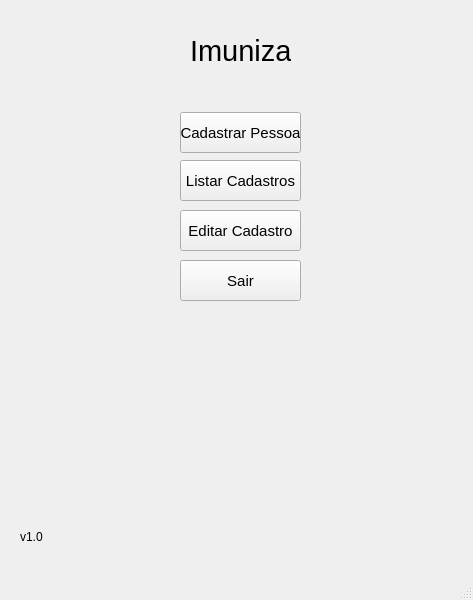
<?xml version="1.0" encoding="UTF-8"?>
<ui version="4.0">
 <class>MainWindow</class>
 <widget class="QMainWindow" name="MainWindow">
  <property name="geometry">
   <rect>
    <x>0</x>
    <y>0</y>
    <width>473</width>
    <height>600</height>
   </rect>
  </property>
  <property name="windowTitle">
   <string>MainWindow</string>
  </property>
  <widget class="QWidget" name="centralwidget">
   <widget class="QPushButton" name="botaoCadastrar">
    <property name="geometry">
     <rect>
      <x>180</x>
      <y>112</y>
      <width>121</width>
      <height>41</height>
     </rect>
    </property>
    <property name="font">
     <font>
      <pointsize>11</pointsize>
     </font>
    </property>
    <property name="text">
     <string>Cadastrar Pessoa</string>
    </property>
   </widget>
   <widget class="QPushButton" name="botaoListar">
    <property name="geometry">
     <rect>
      <x>180</x>
      <y>160</y>
      <width>121</width>
      <height>41</height>
     </rect>
    </property>
    <property name="font">
     <font>
      <pointsize>11</pointsize>
     </font>
    </property>
    <property name="text">
     <string>Listar Cadastros</string>
    </property>
   </widget>
   <widget class="QPushButton" name="botaoEditar">
    <property name="geometry">
     <rect>
      <x>180</x>
      <y>210</y>
      <width>121</width>
      <height>41</height>
     </rect>
    </property>
    <property name="font">
     <font>
      <pointsize>11</pointsize>
     </font>
    </property>
    <property name="text">
     <string>Editar Cadastro</string>
    </property>
   </widget>
   <widget class="QPushButton" name="pushSair">
    <property name="geometry">
     <rect>
      <x>180</x>
      <y>260</y>
      <width>121</width>
      <height>41</height>
     </rect>
    </property>
    <property name="font">
     <font>
      <pointsize>11</pointsize>
     </font>
    </property>
    <property name="text">
     <string>Sair</string>
    </property>
   </widget>
   <widget class="QLabel" name="imagem">
    <property name="geometry">
     <rect>
      <x>310</x>
      <y>310</y>
      <width>151</width>
      <height>251</height>
     </rect>
    </property>
    <property name="styleSheet">
     <string notr="true"/>
    </property>
    <property name="text">
     <string/>
    </property>
    <property name="pixmap">
     <pixmap resource="../Imuniza2/Telas/inicio.qrc">:/inicio/ze.png</pixmap>
    </property>
    <property name="scaledContents">
     <bool>true</bool>
    </property>
   </widget>
   <widget class="QLabel" name="labelTitulo">
    <property name="geometry">
     <rect>
      <x>190</x>
      <y>20</y>
      <width>101</width>
      <height>61</height>
     </rect>
    </property>
    <property name="font">
     <font>
      <pointsize>22</pointsize>
     </font>
    </property>
    <property name="text">
     <string>Imuniza</string>
    </property>
   </widget>
   <widget class="QLabel" name="labelVersao">
    <property name="geometry">
     <rect>
      <x>20</x>
      <y>530</y>
      <width>47</width>
      <height>13</height>
     </rect>
    </property>
    <property name="text">
     <string>v1.0</string>
    </property>
   </widget>
  </widget>
  <widget class="QMenuBar" name="menubar">
   <property name="geometry">
    <rect>
     <x>0</x>
     <y>0</y>
     <width>473</width>
     <height>21</height>
    </rect>
   </property>
  </widget>
  <widget class="QStatusBar" name="statusbar"/>
 </widget>
 <resources>
  <include location="../Imuniza2/Telas/inicio.qrc"/>
 </resources>
 <connections/>
</ui>
